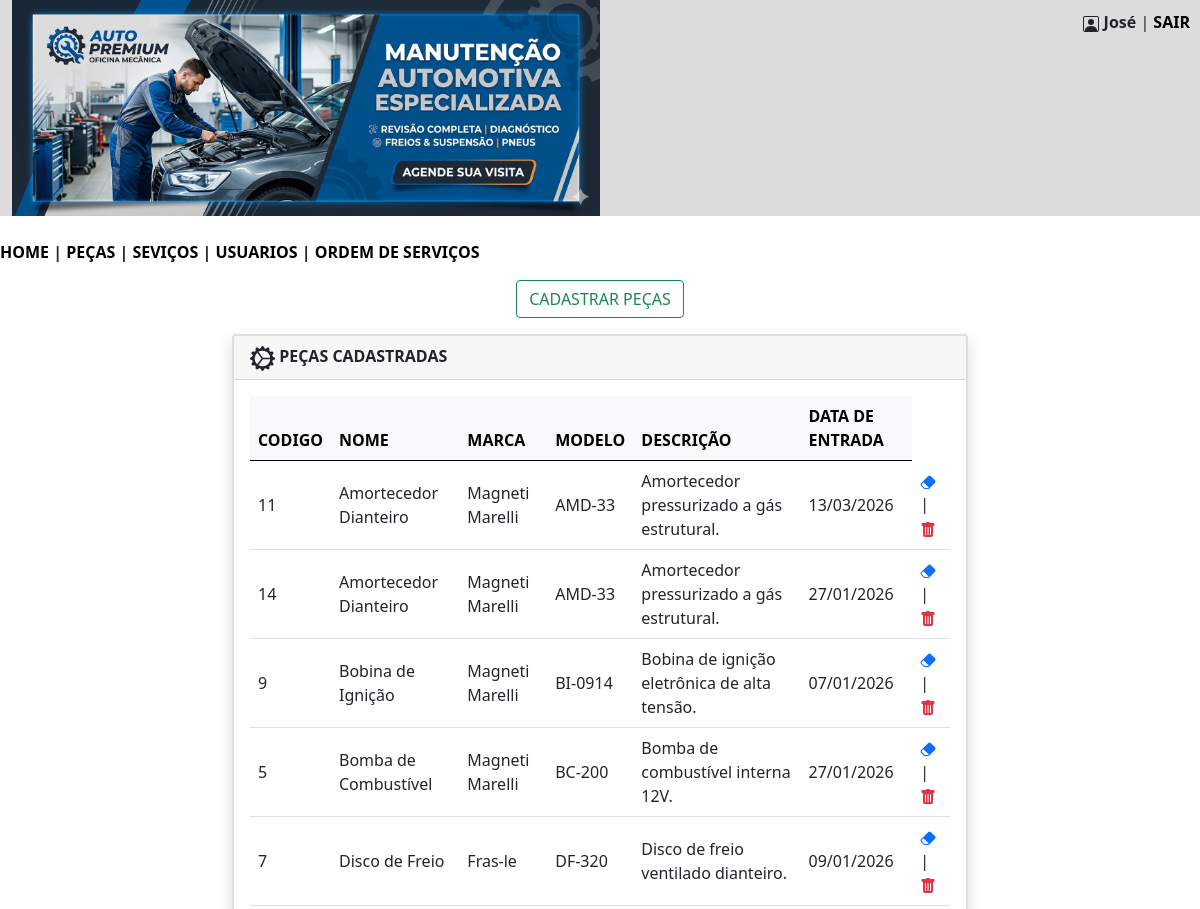
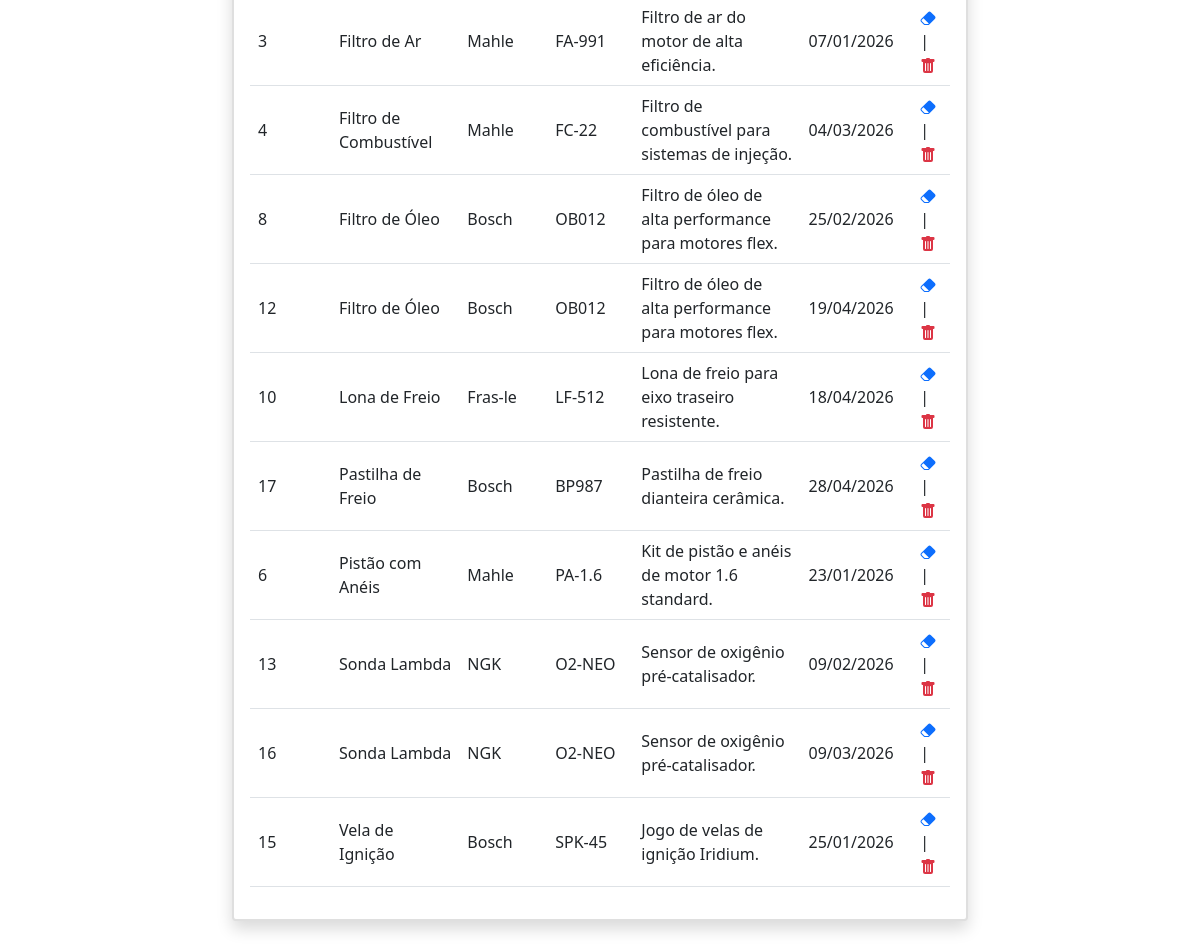
The page /mecanica/pecas.php (signed in) on the database its author committed (2 pictures, top to bottom).
### tables this page shows
CREATE TABLE `pecas` (
  `codigo` int(11) NOT NULL,
  `nome` varchar(200) NOT NULL,
  `marca` varchar(150) NOT NULL,
  `modelo` varchar(255) NOT NULL,
  `descricao` varchar(255) NOT NULL,
  `data_entrada` date NOT NULL
);

### mecanica/pecas.php (the view, shortened to what this page needs)
<?php
$nome = $_SESSION['nome'];
?>
<!DOCTYPE html>
<html lang="pt-br">
<head>
    <link href="https://cdn.jsdelivr.net/npm/bootstrap@5.0.2/dist/css/bootstrap.min.css" rel="stylesheet">
</head>
<body>
<div class="container-fluid" style="background-color:#DCDCDC; text-align:left; position:relative;">
<img src="imagens/banner.png" width="50%" heigth="50%">
    <div class="header" style="position:absolute; top:10px; right:10px;">
        <b><?= htmlspecialchars($nome) ?></b> |
        <a href="sair.php" style="color:black; text-decoration:none; font-weight:bold;">SAIR</a>
    </div>
</div>
<br/>
        <nav>
            <?php
                include 'menu.php';
            ?>
        </nav>
<div class="text-center my-3">
    <button type="button" class="btn btn-outline-success" data-bs-toggle="modal" data-bs-target="#exampleModal">
        CADASTRAR PEÇAS
    </button>
</div>
<div class="container">
    <div class="row justify-content-center">
        <div class="col-md-8 mb-4">
            <div class="card shadow border-2">
                <div class="card-header">
                    <b>PEÇAS CADASTRADAS</b>
                </div>
                <div class="card-body">
                    <?php
                    include 'conecta.php';
                    $sql = "SELECT codigo,nome,marca,modelo,descricao,DATE_FORMAT(data_entrada,'%d/%m/%Y') AS data_entrada FROM pecas ORDER BY nome;";
                    $consulta = $pdo->query($sql);
                    $listapecas = $consulta->fetchAll(PDO::FETCH_ASSOC);
                    if (count($listapecas) > 0) {
                        echo "<table class='table table-hover align-middle'>";
                        echo "<thead class='table-light'>
                                <tr>
                                    <th>CODIGO</th>
                                    <th>NOME</th>
                                    <th>MARCA</th>
                                    <th>MODELO</th>
                                    <th>DESCRIÇÃO</th>
                                    <th>DATA DE ENTRADA</th>
                                </tr>
                              </thead>";
                        echo "<tbody>";
                        foreach ($listapecas as $item) {
                            $codigo = $item['codigo'];
                            echo "<tr>";
                            echo "<td>" . htmlspecialchars($item['codigo']) . "</td>";
                            echo "<td>" . htmlspecialchars($item['nome']) . "</td>";
                            echo "<td>" . htmlspecialchars($item['marca']) . "</td>";
                            echo "<td>" . htmlspecialchars($item['modelo']) . "</td>";
                            echo "<td>" . htmlspecialchars($item['descricao']) . "</td>";
                            echo "<td>" . htmlspecialchars($item['data_entrada']) . "</td>";
                            echo "<td><a href='#' data-bs-toggle='modal' data-bs-target='#modalEditar' data-id='$codigo'><svg xmlns='http://www.w3.org/2000/svg' width='16' height='16' fill='currentColor' class='bi bi-eraser-fill' viewBox='0 0 16 16'>
                            <path d='M8.086 2.207a2 2 0 0 1 2.828 0l3.879 3.879a2 2 0 0 1 0 2.828l-5.5 5.5A2 2 0 0 1 7.879 15H5.12a2 2 0 0 1-1.414-.586l-2.5-2.5a2 2 0 0 1 0-2.828zm.66 11.34L3.453 8.254 1.914 9.793a1 1 0 0 0 0 1.414l2.5 2.5a1 1 0 0 0 .707.293H7.88a1 1 0 0 0 .707-.293z'/>
                          </svg></a> | <a href ='excluir_pecas.php?codigo=$codigo'><svg xmlns='http://www.w3.org/2000/svg' width='16' height='16' fill='currentColor' class='bi bi-trash-fill text-danger' viewBox='0 0 16 16'>
                            <path d='M2.5 1a1 1 0 0 0-1 1v1a1 1 0 0 0 1 1H3v9a2 2 0 0 0 2 2h6a2 2 0 0 0 2-2V4h.5a1 1 0 0 0 1-1V2a1 1 0 0 0-1-1H10a1 1 0 0 0-1-1H7a1 1 0 0 0-1 1zm3 4a.5.5 0 0 1 .5.5v7a.5.5 0 0 1-1 0v-7a.5.5 0 0 1 .5-.5M8 5a.5.5 0 0 1 .5.5v7a.5.5 0 0 1-1 0v-7A.5.5 0 0 1 8 5m3 .5v7a.5.5 0 0 1-1 0v-7a.5.5 0 0 1 1 0'/>
                          </svg></a></td>";
                            echo "</tr>";
                        }
                        echo "</tbody>";
                        echo "</table>";
                    } else {
                        echo "<p class='text-danger'><b>NÃO EXISTEM PEÇAS CADASTRADAS NO MOMENTO!</b></p>";
                    }
                    ?>
                </div>
            </div>
        </div>
    </div>
</div>
</body>
</html>

### mecanica/pecas.php (style rules this page uses)
.header { float: right; }

### rows shown on the page
pecas: codigo "11", nome "Amortecedor Dianteiro", marca "Magneti Marelli", modelo "AMD-33", descricao "Amortecedor pressurizado a gás estrutural.", data_entrada "13/03/2026"
pecas: codigo "14", nome "Amortecedor Dianteiro", marca "Magneti Marelli", modelo "AMD-33", descricao "Amortecedor pressurizado a gás estrutural.", data_entrada "27/01/2026"
pecas: codigo "9", nome "Bobina de Ignição", marca "Magneti Marelli", modelo "BI-0914", descricao "Bobina de ignição eletrônica de alta tensão.", data_entrada "07/01/2026"
pecas: codigo "5", nome "Bomba de Combustível", marca "Magneti Marelli", modelo "BC-200", descricao "Bomba de combustível interna 12V.", data_entrada "27/01/2026"
pecas: codigo "7", nome "Disco de Freio", marca "Fras-le", modelo "DF-320", descricao "Disco de freio ventilado dianteiro.", data_entrada "09/01/2026"
pecas: codigo "3", nome "Filtro de Ar", marca "Mahle", modelo "FA-991", descricao "Filtro de ar do motor de alta eficiência.", data_entrada "07/01/2026"
pecas: codigo "4", nome "Filtro de Combustível", marca "Mahle", modelo "FC-22", descricao "Filtro de combustível para sistemas de injeção.", data_entrada "04/03/2026"
pecas: codigo "8", nome "Filtro de Óleo", marca "Bosch", modelo "OB012", descricao "Filtro de óleo de alta performance para motores flex.", data_entrada "25/02/2026"
pecas: codigo "12", nome "Filtro de Óleo", marca "Bosch", modelo "OB012", descricao "Filtro de óleo de alta performance para motores flex.", data_entrada "19/04/2026"
pecas: codigo "10", nome "Lona de Freio", marca "Fras-le", modelo "LF-512", descricao "Lona de freio para eixo traseiro resistente.", data_entrada "18/04/2026"
pecas: codigo "17", nome "Pastilha de Freio", marca "Bosch", modelo "BP987", descricao "Pastilha de freio dianteira cerâmica.", data_entrada "28/04/2026"
pecas: codigo "6", nome "Pistão com Anéis", marca "Mahle", modelo "PA-1.6", descricao "Kit de pistão e anéis de motor 1.6 standard.", data_entrada "23/01/2026"
pecas: codigo "13", nome "Sonda Lambda", marca "NGK", modelo "O2-NEO", descricao "Sensor de oxigênio pré-catalisador.", data_entrada "09/02/2026"
pecas: codigo "16", nome "Sonda Lambda", marca "NGK", modelo "O2-NEO", descricao "Sensor de oxigênio pré-catalisador.", data_entrada "09/03/2026"
pecas: codigo "15", nome "Vela de Ignição", marca "Bosch", modelo "SPK-45", descricao "Jogo de velas de ignição Iridium.", data_entrada "25/01/2026"

### other values the page prints
$nome "José"
